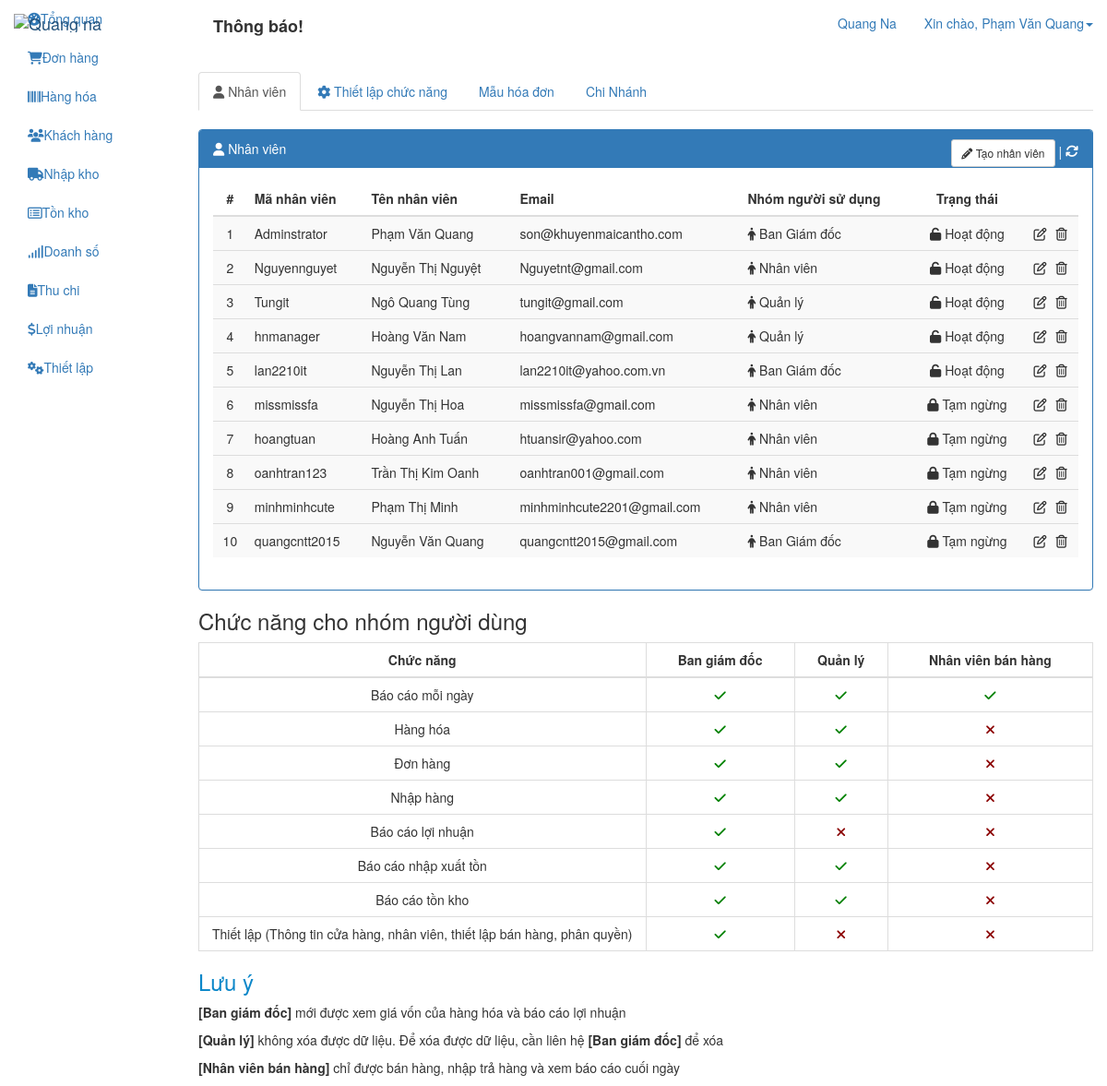
Screenshot of /index.php/backend/config (signed in) with the database file from the repository.
### tables this page shows
CREATE TABLE `cms_users` (
  `id` int(10) UNSIGNED NOT NULL,
  `username` varchar(100) NOT NULL,
  `password` varchar(100) NOT NULL,
  `salt` varchar(255) NOT NULL,
  `email` varchar(120) NOT NULL,
  `display_name` varchar(120) NOT NULL,
  `user_status` tinyint(4) NOT NULL,
  `group_id` int(11) NOT NULL,
  `id_stock` int(11) NOT NULL,
  `created` datetime NOT NULL,
  `updated` datetime NOT NULL,
  `logined` datetime NOT NULL,
  `ip_logged` varchar(255) NOT NULL,
  `recode` varchar(255) NOT NULL,
  `code_time_out` varchar(255) NOT NULL
);

CREATE TABLE `cms_users_group` (
  `id` int(10) UNSIGNED NOT NULL,
  `group_name` varchar(255) NOT NULL,
  `group_permission` varchar(255) NOT NULL,
  `group_registered` datetime NOT NULL,
  `group_updated` datetime NOT NULL
);

### application/controllers/backend/config.php (called while the page is built, shortened)
<?php if ( !defined( 'BASEPATH' ) ) exit( 'No direct script access allowed' );
class Config extends CI_Controller {
    private $auth;
    public function __construct() {
        $this->auth = $this->cms_authentication->check();
    }
    public function index() {
        $data[ 'seo' ][ 'title' ] = "Phần mềm quản lý";
        $user = $this->db->select( 'users.id, username, email, display_name, user_status, group_name ' )->from( 'users' )->join( 'users_group', 'users_group.id = users.group_id' )->get()->result_array();
        $data['data']['_user'] = $user;
        $data['data']['user'] = $this->auth;
        $data[ 'template' ] = 'backend/setting/setting';
        $this->load->view( 'backend/layout/index', isset( $data ) ? $data : null );
    }
}

### index.php (called while the page is built, shortened)
<?php
require_once BASEPATH.'core/CodeIgniter.php';

### application/libraries/cms_cookie.php (called while the page is built, shortened)
<?php  if ( ! defined('BASEPATH')) exit('No direct script access allowed');
class CMS_Cookie {
    public static function get( $name ) {
        return $_COOKIE[ $name ];
    }
    public static function decode( $cookie_val ){
        return base64_decode( substr( $cookie_val, 3 ) );
    }
}

### application/libraries/cms_authentication.php (called while the page is built, shortened)
<?php  if ( ! defined('BASEPATH')) exit('No direct script access allowed');
class CMS_authentication {
    private $CI;
    public function __construct(){
        $this->CI = & get_instance();
    }
    public function check() {
        if ( CMS_Cookie::exists( CMS_PREFIX . 'user_logged' ) ) {
            $cookie = CMS_Cookie::get( CMS_PREFIX . 'user_logged' );
            $cookie = json_decode( CMS_Cookie::decode( $cookie ), true );
            $user   = $this->CI->db->select( 'id,username,password,salt,display_name,email,group_id,id_stock' )->where( 'username', $cookie[ 'username' ] )->or_where( 'email', $cookie[ 'username' ] )->from( 'users' )->get()->row_array();
            $group = $this->CI->db->select( 'id, group_permission, group_name' )->where( 'id', $user['group_id'] )->from('users_group')->get()->row_array();
            if ( isset( $user ) && count( $user ) ) {
                if ( $user[ 'username' ] == $cookie[ 'username' ] && $user[ 'password' ] == $cookie[ 'password' ] && $user[ 'salt' ] == $cookie[ 'salt' ] ) {
                    return [ 'id' => $user[ 'id' ],
                        'username' => $user[ 'username' ],
                        'password' => $user[ 'password' ],
                        'salt' => $user[ 'salt' ],
                        'email' => $user[ 'email' ],
                        'display_name' => $user[ 'display_name' ],
                        'group_id' => $user[ 'group_id' ],
                        'group_name'  => $group['group_name'],
                        'group_permission' => json_decode( $group['group_permission'], true ),
                        'id_stock' => $user[ 'id_stock' ]
                    ];
                }
            }
        }
        return null;
    }
}

### application/views/backend/setting/setting.php (the view, shortened to what this page needs)
<div class="setting">
    <ul class="nav nav-tabs tab-setting" role="tablist">
        <li role="presentation" class="active"><a href="#user" aria-controls="home" role="tab" data-toggle="tab"><i class="fa fa-user"></i> Nhân viên</a></li>
        <li role="presentation"><a href="#functions" aria-controls="profile" role="tab" data-toggle="tab"><i class="fa fa-cog"></i> Thiết lập chức năng</a></li>
        <li role="presentation"><a href="#messages" aria-controls="messages" role="tab" data-toggle="tab">Mẫu hóa đơn</a></li>
        <li role="presentation"><a href="#settings" aria-controls="settings" role="tab" data-toggle="tab">Chi Nhánh</a></li>
    </ul>
    <div class="tab-content">
        <div role="tabpanel" class="tab-pane active" id="user">
            <div class="panel panel-primary" style="margin-top: 20px">
                <div class="panel-heading">
                    <i class="fa fa-user"></i> Nhân viên
                    <div class="action pull-right">
                        <button class="btn btn-default btn-sm create-nv btn-in-panel blue" data-toggle="modal" data-target="#create-nv"><i class="fa fa-pencil blue"></i> Tạo nhân viên</button>
                        | <i class="fa fa-refresh" style="font-size: 14px; cursor: pointer;" onclick="cms_upuser()"></i>
                    </div>
                </div>
                <div class="panel-body">
                    <div class="table-responsive ">
                        <table class="table table-hover table-user table-striped">
                            <thead>
                                <th class="text-center">#</th>
                                <th>Mã nhân viên</th>
                                <th>Tên nhân viên</th>
                                <th>Email</th>
                                <th>Nhóm người sử dụng</th>
                                <th class="text-center">Trạng thái</th>
                                <th ></th>
                            </thead>
                            <tbody>
                                <?php
                                    if( isset($_user) && count( $_user ) ) :
                                        $ind = 0;
                                        foreach( $_user as $key => $val ) : $ind++; ?>
                                            <tr class="tr-item-<?php echo $val['id']; ?>">
                                                <td class="text-center"><?php echo $ind; ?></td>
                                                <td><?php echo $val['username']; ?></td>
                                                <td><?php echo ( $val['display_name'] != '' ) ? $val['display_name'] : '-'; ?></td>
                                                <td><?php echo $val['email']; ?></td>
                                                <td><?php echo '<span class="user_group"><i class="fa fa-male"></i> '. $val['group_name'] . '</span>'; ?></td>
                                                <td class="text-center"><?php echo cms_render_html( $val['user_status'], 'user_status', ['fa-unlock', 'fa-lock'], ['Hoạt động', 'Tạm ngừng'] ); ?></td>
                                                <td class="text-center"><i class="fa fa-pencil-square-o edit-item" title="Sửa" onclick="cms_edit_usitem(<?php echo $val['id']; ?>)" style="margin-right: 10px; cursor: pointer;"></i><i onclick="cms_del_usitem(<?php echo $val['id']; ?>)" title="Xóa" class="fa fa-trash-o delete-item" style="cursor: pointer;"></i></td>
                                            </tr>
                                        <?php endforeach;
                                    else: ?>
                                        <tr>
                                           <td class="text-center" colspan="7">Không có Người dùng trong danh sách</td>
                                        </tr>
                                    <?php endif;
                                ?>
                            </tbody>
                        </table>
                    </div>
                </div>
            </div>
            <h3>Chức năng cho nhóm người dùng</h3>
            <div class="cms-function-user-info">
                <table class="table table-hover table-bordered">
                    <thead>
                        <th class="text-center" style="width: 50%; background-color: #fff;">Chức năng</th>
                        <th class="text-center">Ban giám đốc</th>
                        <th class="text-center">Quản lý</th>
                        <th class="text-center">Nhân viên bán hàng</th>
                    </thead>
                    <tbody>
                        <tr>
                            <td class="text-center">Báo cáo mỗi ngày</td>
                            <td class="text-center"><i class="fa fa-check" style="color: green;"></i></td>
                            <td class="text-center"><i class="fa fa-check" style="color: green;"></i></td>
                            <td class="text-center"><i class="fa fa-check" style="color: green;"></i></td>
                        </tr>
                        <tr>
                            <td class="text-center">Hàng hóa</td>
                            <td class="text-center"><i class="fa fa-check" style="color: green;"></i></td>
                            <td class="text-center"><i class="fa fa-check" style="color: green;"></i></td>
                            <td class="text-center"><i class="fa fa-times" style="color: darkred;"></i></td>
                        </tr>
                        <tr>
                            <td class="text-center">Đơn hàng</td>
                            <td class="text-center"><i class="fa fa-check" style="color: green;"></i></td>
                            <td class="text-center"><i class="fa fa-check" style="color: green;"></i></td>
                            <td class="text-center"><i class="fa fa-times" style="color: darkred;"></i></td>
                        </tr>
                        <tr>
                            <td class="text-center">Nhập hàng</td>
                            <td class="text-center"><i class="fa fa-check" style="color: green;"></i></td>
                            <td class="text-center"><i class="fa fa-check" style="color: green;"></i></td>
                            <td class="text-center"><i class="fa fa-times" style="color: darkred;"></i></td>
                        </tr>
                        <tr>
                            <td class="text-center">Báo cáo lợi nhuận</td>
                            <td class="text-center"><i class="fa fa-check" style="color: green;"></i></td>
                            <td class="text-center"><i class="fa fa-times" style="color: darkred;"></i></td>
                            <td class="text-center"><i class="fa fa-times" style="color: darkred;"></i></td>
                        </tr>
                        <tr>
                            <td class="text-center">Báo cáo nhập xuất tồn</td>
                            <td class="text-center"><i class="fa fa-check" style="color: green;"></i></td>
                            <td class="text-center"><i class="fa fa-check" style="color: green;"></i></td>
                            <td class="text-center"><i class="fa fa-times" style="color: darkred;"></i></td>
                        </tr>
                        <tr>
                            <td class="text-center">Báo cáo tồn kho</td>
                            <td class="text-center"><i class="fa fa-check" style="color: green;"></i></td>
                            <td class="text-center"><i class="fa fa-check" style="color: green;"></i></td>
                            <td class="text-center"><i class="fa fa-times" style="color: darkred;"></i></td>
                        </tr>
                        <tr>
                            <td class="text-center">Thiết lập (Thông tin cửa hàng, nhân viên, thiết lập bán hàng, phân quyền)</td>
                            <td class="text-center"><i class="fa fa-check" style="color: green;"></i></td>
                            <td class="text-center"><i class="fa fa-times" style="color: darkred;"></i></i></td>
                            <td class="text-center"><i class="fa fa-times" style="color: darkred;"></i></td>
                        </tr>
                    </tbody>
                </table>
                <div class="notes-info">
                    <h3 style="color: #0B87C9;">Lưu ý</h3>
                    <p><span style="font-weight: bold;">[Ban giám đốc]</span> mới được xem giá vốn của hàng hóa và báo cáo lợi nhuận</p>
                    <p><span style="font-weight: bold;">[Quản lý]</span> không xóa được dữ liệu. Để xóa được dữ liệu, cần liên hệ <span style="font-weight: bold;">[Ban giám đốc]</span> để xóa</p>
                    <p><span style="font-weight: bold;">[Nhân viên bán hàng]</span> chỉ được bán hàng, nhập trả hàng và xem báo cáo cuối ngày</p>
                </div>
            </div>
        </div>
    </div>
</div>

### application/views/backend/common/header.php (shortened to what this page needs)
<nav id="navbar-container" class="navbar navbar- navbar-fixed-top">
    <div class="container-fluid">
        <div class="navbar-header">
            <a class="navbar-brand" href="#"><img src="public/templates/backend/images/logoqn.png" alt="Quang na" class="img-responsive"></a>
        </div>
        <div class="collapse navbar-collapse" id="bs-example-navbar-collapse-1">
            <ul class="nav navbar-nav navbar-right">
                <li><a href="#">Quang Na</a></li>
                <li class="dropdown user-profile">
                    <a href="#" class="dropdown-toggle" data-toggle="dropdown" role="button" aria-haspopup="true" aria-expanded="false"><span class="hello">Xin chào, </span><?php echo ( isset( $user ) ) ?
                            $user[ 'display_name' ] : $user[ 'username' ]; ?><span class="caret"></span></a>
                </li>
            </ul>
        </div>
    </div>
</nav>

### application/helpers/useful_helper.php (shortened to what this page needs)
<?php  if ( ! defined('BASEPATH')) exit('No direct script access allowed');
if ( !function_exists( 'cms_render_html' ) ) {
	function cms_render_html( $val, $class, $icon = [], $text = [] ) {
		return ( $val == 1 ) ? "<span class='{$class}'><i class='fa {$icon[0]}'></i> ".$text[0]."</span>" : "<span class='{$class}'><i class='fa {$icon[1]}'></i> ".$text[1]."</span>";
	}
}

### rows the page displays
cms_users: display_name "Phạm Văn Quang", username "Adminstrator", email "son@khuyenmaicantho.com", cms_users_group.group_name "Ban Giám đốc"
cms_users: username "Nguyennguyet", display_name "Nguyễn Thị Nguyệt", email "Nguyetnt@gmail.com", cms_users_group.group_name "Nhân viên"
cms_users: username "Tungit", display_name "Ngô Quang Tùng", email "tungit@gmail.com", cms_users_group.group_name "Quản lý"
cms_users: username "hnmanager", display_name "Hoàng Văn Nam", email "hoangvannam@gmail.com", cms_users_group.group_name "Quản lý"
cms_users: username "lan2210it", display_name "Nguyễn Thị Lan", email "lan2210it@yahoo.com.vn", cms_users_group.group_name "Ban Giám đốc"
cms_users: username "missmissfa", display_name "Nguyễn Thị Hoa", email "missmissfa@gmail.com", cms_users_group.group_name "Nhân viên"
cms_users: username "hoangtuan", display_name "Hoàng Anh Tuấn", email "htuansir@yahoo.com", cms_users_group.group_name "Nhân viên"
cms_users: username "oanhtran123", display_name "Trần Thị Kim Oanh", email "oanhtran001@gmail.com", cms_users_group.group_name "Nhân viên"
cms_users: username "minhminhcute", display_name "Phạm Thị Minh", email "minhminhcute2201@gmail.com", cms_users_group.group_name "Nhân viên"
cms_users: username "quangcntt2015", display_name "Nguyễn Văn Quang", email "quangcntt2015@gmail.com", cms_users_group.group_name "Ban Giám đốc"
